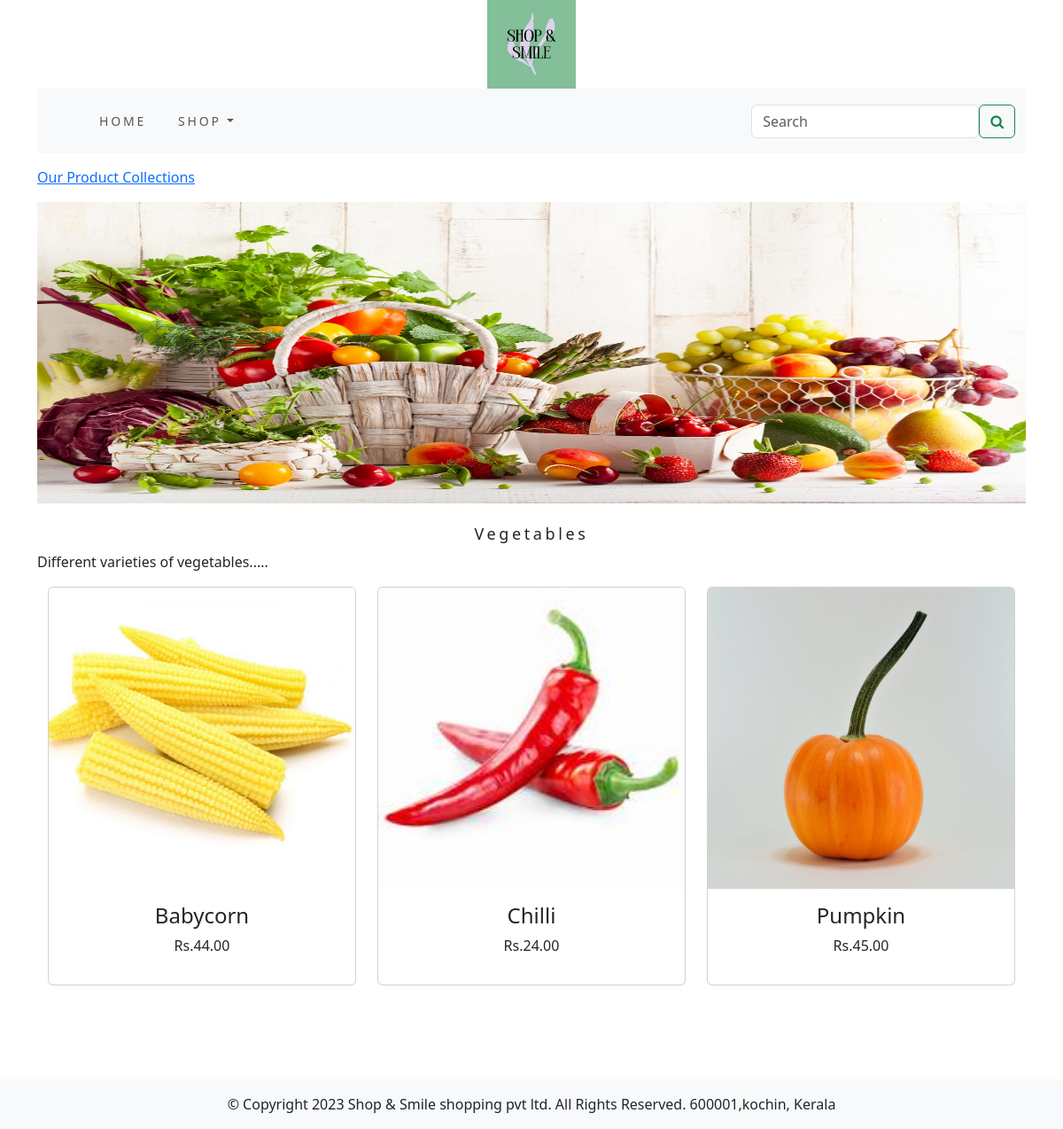
Page /Vegetables/ on the committed database.
### shop/models.py (models this page shows, shortened)
class Category(models.Model):
    name = models.CharField(max_length=250, unique=True)
    slug = models.SlugField(max_length=250, unique=True)
    description = models.TextField()
    image = models.ImageField(upload_to='category', blank=True)
    class Meta:
        ordering = ('name',)
        verbose_name = 'category'
        verbose_name_plural = 'categories'
    def get_url(self):
        return reverse('shop:products_by_category', args=[self.slug])

class Product(models.Model):
    name = models.CharField(max_length=250, unique=True)
    slug = models.SlugField(max_length=250, unique=True)
    description = models.TextField(blank=True)
    price = models.DecimalField(max_digits=10, decimal_places=2)
    category = models.ForeignKey(Category, on_delete=models.CASCADE)
    image = models.ImageField(upload_to='product', blank=True)
    stock = models.IntegerField()
    available = models.BooleanField(default=True)
    created = models.DateTimeField(auto_now_add=True)
    updated = models.DateTimeField(auto_now=True)
    def get_url(self):
        return reverse('shop:prodCatdetail', args=[self.category.slug, self.slug])
    class Meta:
        ordering = ('name',)
        verbose_name = 'product'
        verbose_name_plural = 'products'

### shop/views.py (the view)
# urls.py: path('', views.allProdcat, name='allProdcat'),
def allProdcat(request, c_slug=None):
    c_page = None
    products_list = None
    if c_slug != None:
        c_page = get_object_or_404(Category, slug=c_slug)
        products_list = Product.objects.all().filter(category=c_page, available=True)
    else:
        products_list = Product.objects.all().filter(available=True)
    paginator = Paginator(products_list, 6)
    try:
        page = int(request.GET.get('page', '1'))
    except:
        page = 1
    try:
        products = paginator.page(page)
    except(EmptyPage, InvalidPage):
        products = paginator.page(paginator.num_pages)
    return render(request, "category.html", {'category': c_page, 'products': products})

### cart/context_processors.py (called while the page is built)
def counter(request):
    item_count = 0
    if 'admin' in request.path:
        return {}
    else:
        try:
            cart = Cart.objects.filter(cart_id=cart_id(request))
            cart_items = CartItem.objects.all().filter(cart=cart[:1])
            for cart_item in cart_items:
                item_count += cart_item.quantity
        except Cart.DoesNotExist:
            item_count = 0
    return dict(item_count=item_count)

### cart/views.py (called while the page is built)
def cart_id(request):
    cart = request.session.session_key
    if not cart:
        cart = request.session.create()
    return cart

### shop/context_processors.py (called while the page is built)
def menu_links(request):
    links=Category.objects.all()
    return dict(links=links)

### templates/category.html (shortened to what this page needs)
{% extends 'base.html' %}
{% load static %}
{% block content %}
    {% if category %}
       <div>
           <div class="row my_row_class">
               <div class="mx-auto">
               <p><a href="{% url 'shop:allProdcat' %}">Our Product Collections</a></p>
           </div>
               </div>
       </div>
    {% endif %}
       <div class="mx-auto">
    {% if category %}
           <img class="my_image" src="{{category.image.url}}" alt="{{category.name}}" width="250px" height="250px">
       </div>
       <br>
       <div>
           <h1 class="text-center my_title">{{category.name}}</h1>
           <p class="text-justify">{{category.description}}</p>
       </div>
    {% endif %}
    <div class="container">
        <div class="row mx_auto">
            {% for product in products.object_list %}
            <div class="my_bottom_margin col-9 col-sm-12 col-md-4 col-lg-4">
                <div class="card text-center" style="min-width:18rem;">
                    <a href="{{product.get_url}}"><img class="card-img-top my_image" src="{{product.image.url}}" alt="{{product.name}}" width="250px" height="250px"></a>
                    <div class="card-body">
                        <h4>{{product.name}}</h4>
                        <p>Rs.{{product.price}}</p>
                    </div>
                </div>
            </div>
            {% endfor %}
        </div>
        <br>
    </div>
{% endblock %}

### static/css/custom.css (style rules this page uses)
body { font-family: 'Roboto', sans-serif; min-height: 100vh; }
.my_row_class { padding-top: 15px; }
.my_image { width:100%; height:340px; }
.my_title { font-size: 18px; text_transform:uppercase; letter-spacing: .2em; }
.my_bottom_margin { margin-bottom:10px; }

### rows in the picture
Category: image (picture), name "Vegetables", description "Different varieties of vegetables....."
Product: image (picture), name "Babycorn", price "44.00"
Product: image (picture), name "Chilli", price "24.00"
Product: image (picture), name "Pumpkin", price "45.00"
